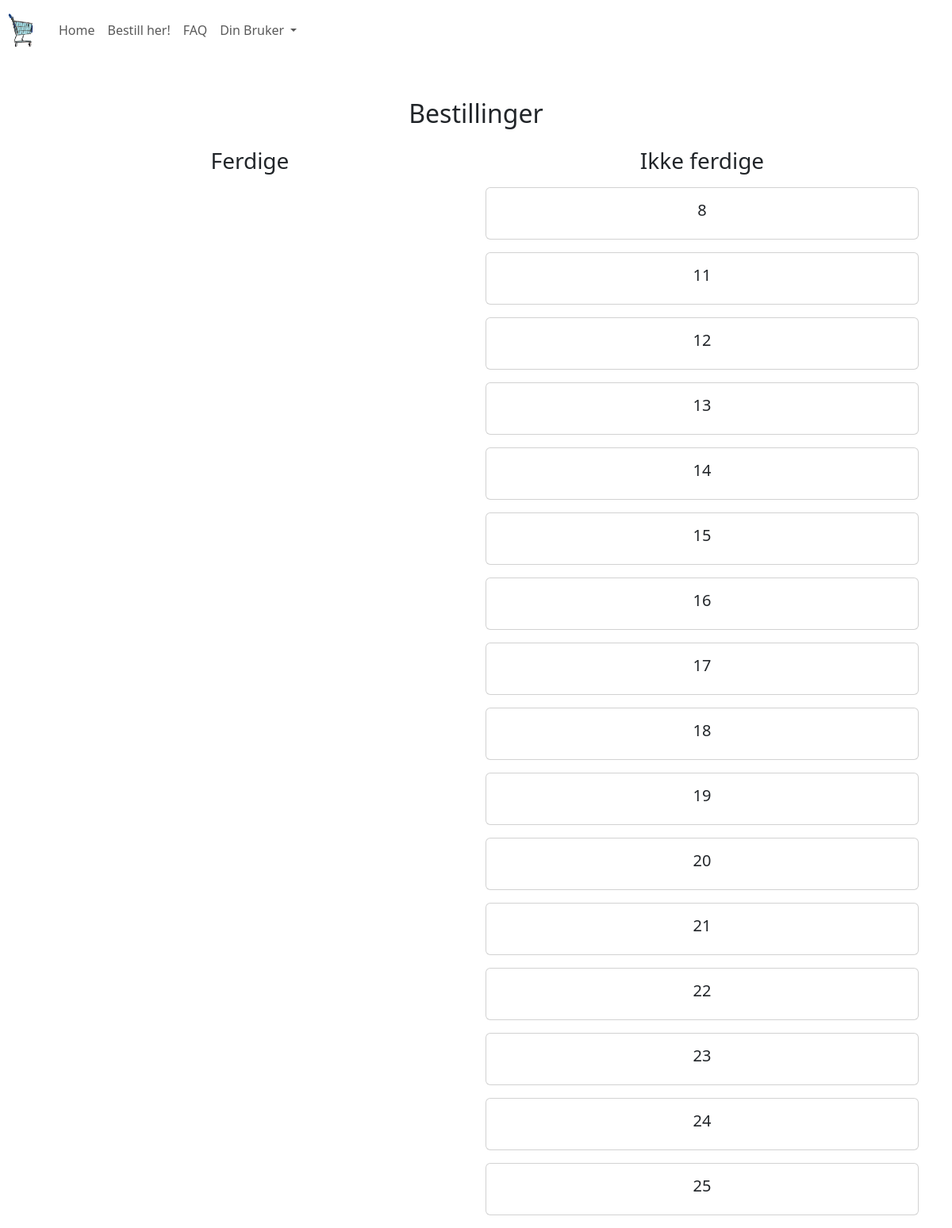
The page / on the database its author committed.
### tables this page shows
CREATE TABLE `bestilling` (
  `Bestillingsnummer` int(11) NOT NULL,
  `Kundenummer` int(11) NOT NULL,
  `Bestillingsdato` timestamp NOT NULL DEFAULT current_timestamp(),
  `IsReady` tinyint(1) NOT NULL DEFAULT 0,
  `isPickedUp` tinyint(1) NOT NULL DEFAULT 0
);

### include/ordrestatus.inc.php (the view, shortened to what this page needs)
<?php
$query = "SELECT * FROM Bestilling WHERE isPickedUp = 0";
$statement = $pdo->prepare($query);
$statement->execute();
$bestillinger = $statement->fetchAll(PDO::FETCH_ASSOC);
$ferdigBestillinger = [];
$ikkeFerdigBestillinger = [];
foreach ($bestillinger as $bestilling) {
    if ($bestilling['IsReady']) {
        $ferdigBestillinger[] = $bestilling;
    } else {
        $ikkeFerdigBestillinger[] = $bestilling;
    }
}
?>
    <div class="container mt-5">
        <h2 class="text-center mb-4">Bestillinger</h2>
        <div class="row">
            <div class="col-md-6">
                <h3 class="text-center mb-3">Ferdige</h3>
            </div>
            <div class="col-md-6">
                <h3 class="text-center mb-3">Ikke ferdige</h3>
                <?php foreach ($ikkeFerdigBestillinger as $ikkeFerdigBestilling): ?>
                    <div class="card mb-3">
                        <div class="card-body text-center">
                            <h5 class="card-title">
                                <?= $ikkeFerdigBestilling['Bestillingsnummer'] ?>
                            </h5>
                        </div>
                    </div>
                <?php endforeach; ?>
            </div>
        </div>
    </div>

### rows shown on the page
bestilling: Bestillingsnummer "8"
bestilling: Bestillingsnummer "11"
bestilling: Bestillingsnummer "12"
bestilling: Bestillingsnummer "13"
bestilling: Bestillingsnummer "14"
bestilling: Bestillingsnummer "15"
bestilling: Bestillingsnummer "16"
bestilling: Bestillingsnummer "17"
bestilling: Bestillingsnummer "18"
bestilling: Bestillingsnummer "19"
bestilling: Bestillingsnummer "20"
bestilling: Bestillingsnummer "21"
bestilling: Bestillingsnummer "22"
bestilling: Bestillingsnummer "23"
bestilling: Bestillingsnummer "24"
bestilling: Bestillingsnummer "25"
